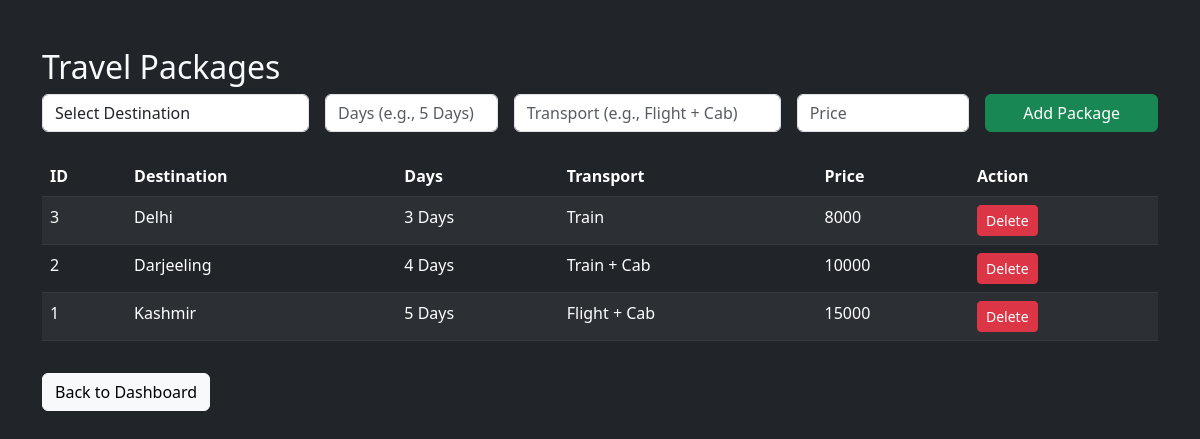
/admin/packages.php (signed in), run on the app's committed database.
### tables this page shows
CREATE TABLE `packages` (
  `id` int(11) NOT NULL,
  `destination_id` int(11) DEFAULT NULL,
  `days` varchar(50) DEFAULT NULL,
  `transport` varchar(50) DEFAULT NULL,
  `price` int(11) DEFAULT NULL
);

CREATE TABLE `destinations` (
  `id` int(11) NOT NULL,
  `name` varchar(100) DEFAULT NULL,
  `description` text DEFAULT NULL,
  `image` varchar(255) DEFAULT NULL
);

### admin/packages.php (the view, shortened to what this page needs)
<?php
require_once("../config/db.php");
$packages = $conn->query("SELECT p.id, p.days, p.transport, p.price, d.name AS destination_name
                          FROM packages p
                          JOIN destinations d ON p.destination_id = d.id
                          ORDER BY p.id DESC");
?>
<!DOCTYPE html>
<html>
<head>
    <link href="https://cdn.jsdelivr.net/npm/bootstrap@5.3.0/dist/css/bootstrap.min.css" rel="stylesheet">
</head>
<body class="bg-dark text-light">
<div class="container mt-5">
    <h2>Travel Packages</h2>
    <form method="POST" class="row g-3 mb-4">
        <div class="col-md-3">
            <select name="destination_id" class="form-control" required>
                <option value="">Select Destination</option>
            </select>
        </div>
        <div class="col-md-2">
            <input type="text" name="days" class="form-control" placeholder="Days (e.g., 5 Days)" required>
        </div>
        <div class="col-md-3">
            <input type="text" name="transport" class="form-control" placeholder="Transport (e.g., Flight + Cab)" required>
        </div>
        <div class="col-md-2">
            <input type="text" name="price" class="form-control" placeholder="Price" required>
        </div>
        <div class="col-md-2">
            <button class="btn btn-success w-100" name="add">Add Package</button>
        </div>
    </form>
    <table class="table table-dark table-striped">
        <thead>
            <tr>
                <th>ID</th>
                <th>Destination</th>
                <th>Days</th>
                <th>Transport</th>
                <th>Price</th>
                <th>Action</th>
            </tr>
        </thead>
        <tbody>
            <?php while($row = $packages->fetch_assoc()): ?>
            <tr>
                <td><?= $row['id'] ?></td>
                <td><?= $row['destination_name'] ?></td>
                <td><?= $row['days'] ?></td>
                <td><?= $row['transport'] ?></td>
                <td><?= $row['price'] ?></td>
                <td>
                    <a href="?delete=<?= $row['id'] ?>" class="btn btn-danger btn-sm" onclick="return confirm('Are you sure?')">Delete</a>
                </td>
            </tr>
            <?php endwhile; ?>
        </tbody>
    </table>
    <a href="dashboard.php" class="btn btn-light mt-3">Back to Dashboard</a>
</div>
</body>
</html>

### data on the page
packages: id "3", destination.name "Delhi", days "3 Days", transport "Train", price "8000"
packages: id "2", destination.name "Darjeeling", days "4 Days", transport "Train + Cab", price "10000"
packages: id "1", destination.name "Kashmir", days "5 Days", transport "Flight + Cab", price "15000"
